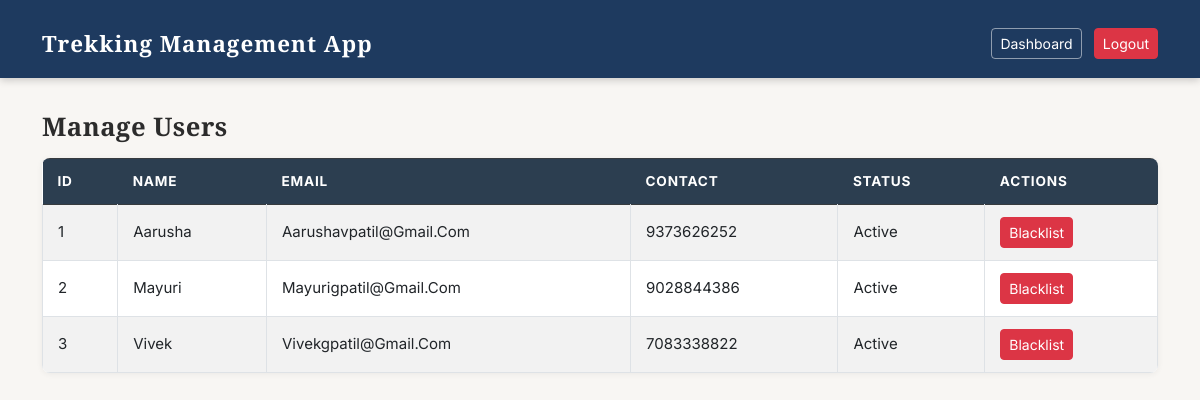
The app's page /admin/users (signed in) with its own data.
### database.py (models this page shows)
class User(db.Model):
    __tablename__ = 'user'
    id = db.Column(db.Integer, primary_key=True)
    name = db.Column(db.String(120), nullable=False)
    email = db.Column(db.String(120), unique=True, nullable=False)
    contact = db.Column(db.String(20), nullable=False)
    password_hash = db.Column(db.String(128), nullable=False)
    status = db.Column(db.String(20), default='active')
    bookings = db.relationship('Booking', backref='user', lazy=True)

### app.py (the view)
@app.route('/admin/users')
def admin_users():
    if session.get('role') != 'admin':
        return redirect(url_for('login'))
    users = User.query.all()
    return render_template('admin/users.html', users=users)

### templates/admin/users.html (shortened to what this page needs)
<!DOCTYPE html>
<html lang="en">
<head>
    <link href="https://cdn.jsdelivr.net/npm/bootstrap@5.3.0-alpha1/dist/css/bootstrap.min.css" rel="stylesheet">
    <link rel="stylesheet" href="/static/style.css">
</head>
<body>
<nav class="navbar navbar-dark bg-dark">
    <div class="container">
        <a class="navbar-brand">trekking management app</a>
        <div>
            <a href="/admin/dashboard" class="btn btn-outline-light btn-sm me-2">dashboard</a>
            <a href="/logout" class="btn btn-danger btn-sm">logout</a>
        </div>
    </div>
</nav>
<div class="container mt-4">
    <h3>manage users</h3>
    <table class="table table-bordered table-striped mt-3">
        <thead class="table-dark">
            <tr>
                <th>id</th>
                <th>name</th>
                <th>email</th>
                <th>contact</th>
                <th>status</th>
                <th>actions</th>
            </tr>
        </thead>
        <tbody>
            {% for user in users %}
            <tr>
                <td>{{ user.id }}</td>
                <td>{{ user.name }}</td>
                <td>{{ user.email }}</td>
                <td>{{ user.contact }}</td>
                <td>{{ user.status }}</td>
                <td>
                    {% if user.status == 'active' %}
                        <a href="/admin/users/blacklist/{{ user.id }}" class="btn btn-sm btn-danger">blacklist</a>
                    {% else %}
                        <a href="/admin/users/activate/{{ user.id }}" class="btn btn-sm btn-success">activate</a>
                    {% endif %}
                </td>
            </tr>
            {% else %}
            <tr>
                <td colspan="6" class="text-center">no users found</td>
            </tr>
            {% endfor %}
        </tbody>
    </table>
</div>
</body>
</html>

### static/style.css (style rules this page uses)
body { font-family: 'Inter', sans-serif; background-color: #f8f6f3; color: #2c2c2c; font-size: 15px; }
h1, h2, h3, h4, h5, h6 { font-family: 'Playfair Display', serif; font-weight: 700; text-transform: capitalize; letter-spacing: 0.5px; }
h3 { font-size: 1.6rem; }
.navbar { background-color: #1e3a5f !important; padding: 12px 0; box-shadow: 0 2px 8px rgba(0,0,0,0.2); }
.navbar-brand { font-family: 'Playfair Display', serif; font-size: 1.4rem; font-weight: 700; color: white !important; text-transform: capitalize; letter-spacing: 1px; }
.navbar .btn-outline-light { border-color: rgba(255,255,255,0.5); color: white; text-transform: capitalize; }
.btn-danger { text-transform: capitalize; }
.table { background-color: white; border-radius: 8px; overflow: hidden; box-shadow: 0 1px 6px rgba(0,0,0,0.06); }
.table thead.table-dark th { background-color: #2c3e50; font-family: 'Inter', sans-serif; font-size: 0.85rem; text-transform: uppercase; letter-spacing: 0.8px; border: none; padding: 12px 15px; }
.table tbody td { padding: 12px 15px; vertical-align: middle; text-transform: capitalize; }
.container { padding-top: 10px; }

### records on screen
User: id "1", name "Aarusha", email "Aarushavpatil@gmail.com", contact "9373626252", status "Active"
User: id "2", name "Mayuri", email "Mayurigpatil@gmail.com", contact "9028844386", status "Active"
User: id "3", name "Vivek", email "Vivekgpatil@gmail.com", contact "7083338822", status "Active"
